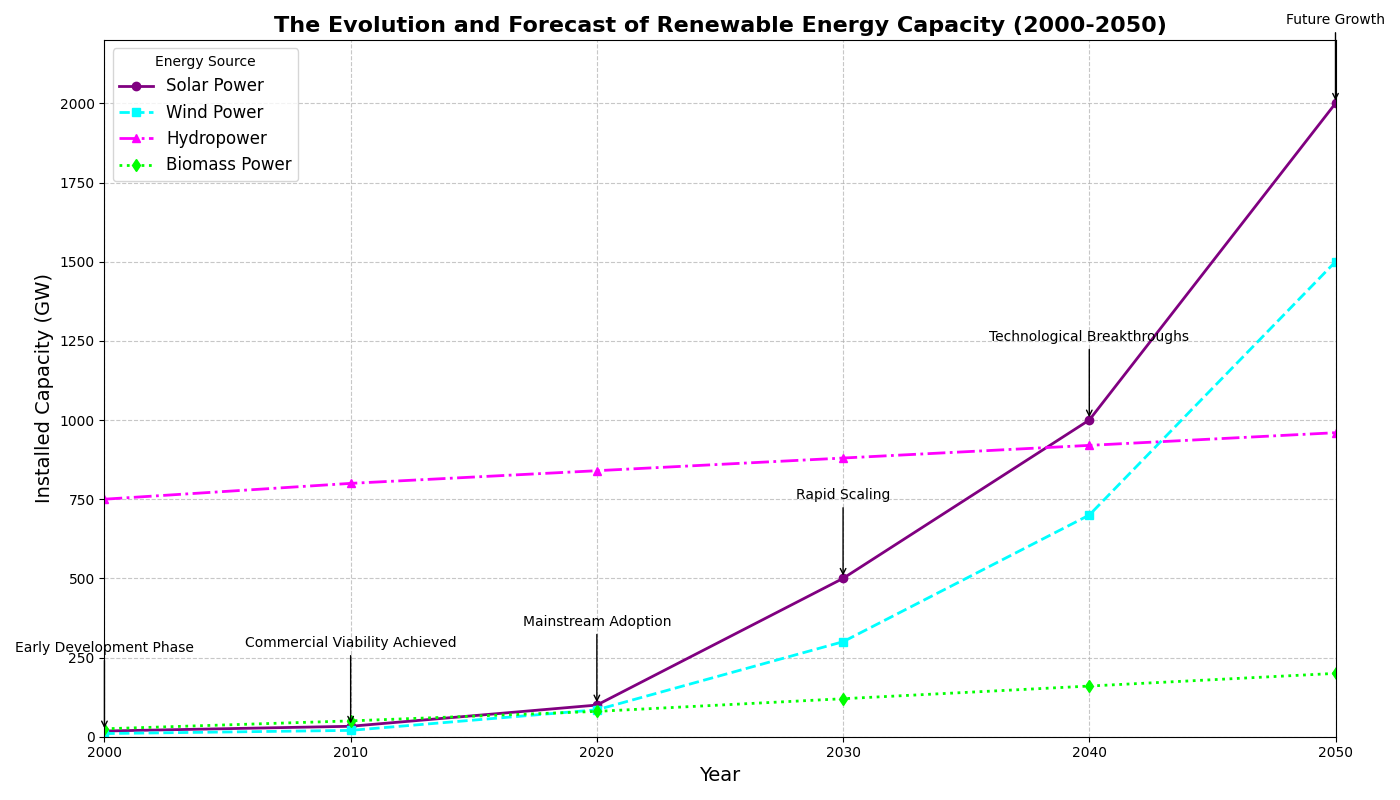

This chart was generated by the following Python code:
import matplotlib.pyplot as plt
import numpy as np

# Define the years from 2000 to 2050 in 10-year intervals
years = np.arange(2000, 2060, 10)

# Capacity of different renewable energy sources (fictional data in GW)
solar_capacity = [18, 33, 100, 500, 1000, 2000]
wind_capacity = [10, 20, 85, 300, 700, 1500]
hydro_capacity = [750, 800, 840, 880, 920, 960]
biomass_capacity = [25, 50, 80, 120, 160, 200]

# Annotations for significant milestones
milestones = [
    "Early Development Phase",
    "Commercial Viability Achieved",
    "Mainstream Adoption",
    "Rapid Scaling",
    "Technological Breakthroughs",
    "Future Growth"
]

# Setup the plotting area with subplots
fig, ax = plt.subplots(figsize=(14, 8))

# Plot lines for each type of renewable energy with new colors
ax.plot(years, solar_capacity, marker='o', linestyle='-', color='purple', linewidth=2, label='Solar Power')
ax.plot(years, wind_capacity, marker='s', linestyle='--', color='cyan', linewidth=2, label='Wind Power')
ax.plot(years, hydro_capacity, marker='^', linestyle='-.', color='magenta', linewidth=2, label='Hydropower')
ax.plot(years, biomass_capacity, marker='d', linestyle=':', color='lime', linewidth=2, label='Biomass Power')

# Set Title and Labels
ax.set_title('The Evolution and Forecast of Renewable Energy Capacity (2000-2050)', fontsize=16, fontweight='bold')
ax.set_xlabel('Year', fontsize=14)
ax.set_ylabel('Installed Capacity (GW)', fontsize=14)

# Add grid for better readability
ax.grid(True, linestyle='--', alpha=0.7)

# Add a legend
ax.legend(title='Energy Source', loc='upper left', fontsize=12)

# Add milestone annotations
for i, milestone in enumerate(milestones):
    ax.annotate(
        milestone, 
        xy=(years[i], solar_capacity[i]), 
        xytext=(years[i], solar_capacity[i] + 250), 
        textcoords='data', 
        arrowprops=dict(facecolor='black', arrowstyle='->'), 
        fontsize=10, 
        ha='center'
    )

# Limit the x and y axes ranges
ax.set_xlim(2000, 2050)
ax.set_ylim(0, 2200)

# Ensure layout is tight to avoid overlap
plt.tight_layout()

# Show the plot
plt.show()
